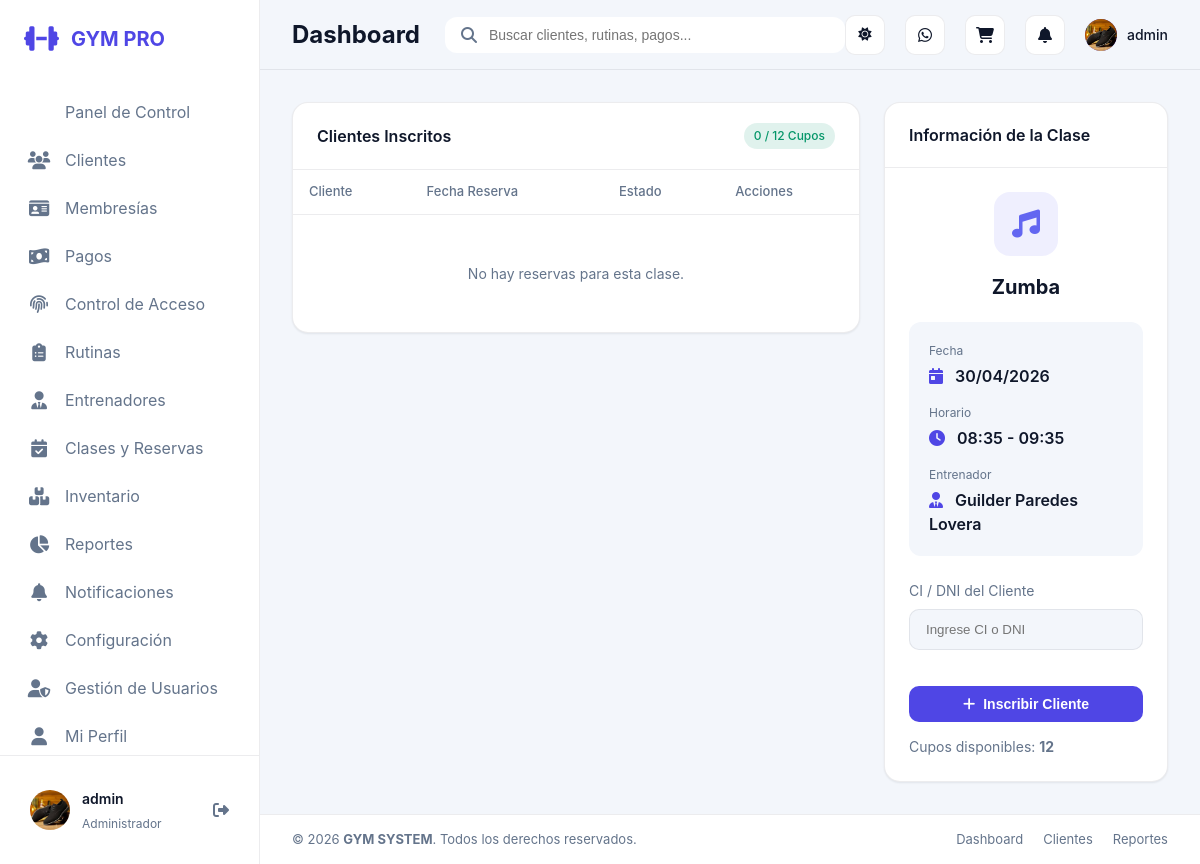
The page /reservas/clase/1/ (signed in) on the database as committed earlier.
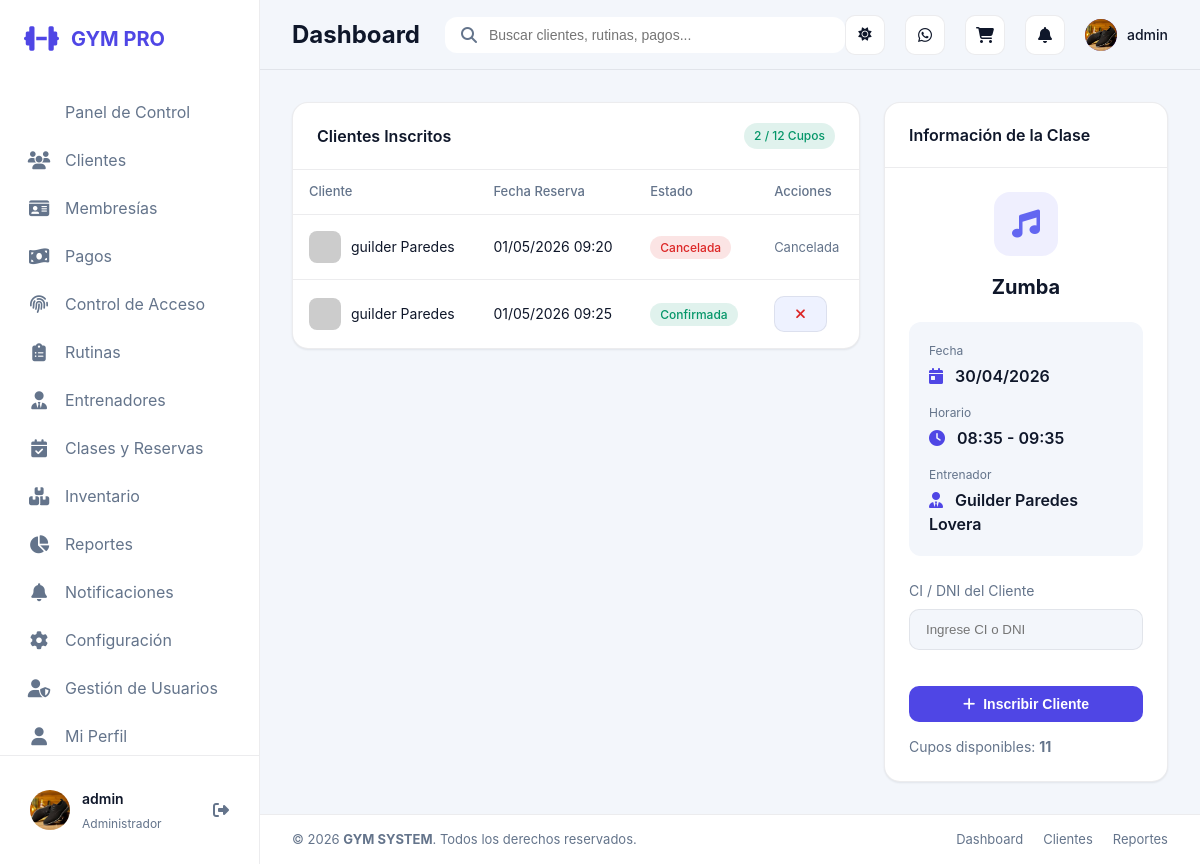
The same page on the database as committed later.
### apps/reservations/models.py (models this page shows, shortened)
class ClassSchedule(models.Model):
    class_type = models.ForeignKey(ClassType, on_delete=models.CASCADE, related_name='schedules')
    date = models.DateField()
    start_time = models.TimeField()
    end_time = models.TimeField()
    capacity = models.PositiveIntegerField(default=12)
    trainer = models.ForeignKey(Trainer, on_delete=models.SET_NULL, null=True, blank=True, related_name='classes')
    notes = models.TextField(blank=True)
    @property
    def available_spots(self):
        return self.capacity - self.reservations.filter(confirmed=True).count()

class ClassType(models.Model):
    name = models.CharField(max_length=100, unique=True)
    description = models.TextField(blank=True)
    icon = models.CharField(max_length=50, blank=True, help_text="FontAwesome icon class")

class Reservation(models.Model):
    client = models.ForeignKey(Client, on_delete=models.CASCADE, related_name='reservations')
    schedule = models.ForeignKey(ClassSchedule, on_delete=models.CASCADE, related_name='reservations')
    reserved_at = models.DateTimeField(auto_now_add=True)
    confirmed = models.BooleanField(default=True)

### apps/trainers/models.py (models this page shows, shortened)
class Trainer(models.Model):
    full_name = models.CharField(max_length=140)
    specialty = models.CharField(max_length=120, blank=True)
    phone = models.CharField(max_length=40, blank=True)
    email = models.EmailField(blank=True)
    profile_photo = models.ImageField(upload_to='trainers/', blank=True, null=True)
    active = models.BooleanField(default=True)
    bio = models.TextField(blank=True)

### apps/clients/models.py (models this page shows, shortened)
class Client(models.Model):
    first_name = models.CharField(max_length=120)
    last_name = models.CharField(max_length=120)
    ci = models.CharField(max_length=40, unique=True)
    phone = models.CharField(max_length=40)
    email = models.EmailField(blank=True)
    profile_photo = models.ImageField(upload_to='clientes/', blank=True, null=True)
    join_date = models.DateField(default=timezone.now)
    is_active = models.BooleanField(default=True)
    height_cm = models.DecimalField(max_digits=5, decimal_places=2, blank=True, null=True)
    weight_kg = models.DecimalField(max_digits=5, decimal_places=2, blank=True, null=True)
    trainer = models.ForeignKey(Trainer, on_delete=models.SET_NULL, blank=True, null=True, related_name='clients')
    notes = models.TextField(blank=True)
    @property
    def full_name(self):
        return f'{self.first_name} {self.last_name}'

### apps/reservations/views.py (the view, shortened to what this page needs)
# urls.py: path('clase/<int:class_id>/', views.class_detail, name='class_detail'),
@role_required(UserProfile.ROLE_ADMIN, UserProfile.ROLE_RECEPTION, UserProfile.ROLE_TRAINER)
def class_detail(request, class_id):
    classes = ClassSchedule.objects.all()
    if get_user_role(request.user) == UserProfile.ROLE_TRAINER:
        classes = classes.filter(trainer=get_linked_trainer(request.user))
    class_schedule = get_object_or_404(classes, id=class_id)
    reservations = class_schedule.reservations.all()
    context = {'class': class_schedule, 'reservations': reservations}
    return render(request, 'reservations/class_detail.html', context)

### apps/core/models.py (called while the page is built)
    @property
    def role_label(self):
        return self.get_role_display()

### apps/core/permissions.py (called while the page is built)
def get_user_profile(user):
    if not user or not user.is_authenticated:
        return None
    default_role = UserProfile.ROLE_ADMIN if user.is_superuser else UserProfile.ROLE_RECEPTION
    profile, _ = UserProfile.objects.get_or_create(
        user=user,
        defaults={'role': default_role},
    )
    if user.is_superuser and profile.role != UserProfile.ROLE_ADMIN:
        profile.role = UserProfile.ROLE_ADMIN
        profile.save(update_fields=['role'])
    return profile

def get_user_role(user):
    if not user or not user.is_authenticated:
        return None
    if user.is_superuser:
        return UserProfile.ROLE_ADMIN
    profile = get_user_profile(user)
    return profile.role if profile else None

def get_role_label(role):
    return ROLE_LABELS.get(role, 'Sin rol')

def get_linked_client(user):
    profile = get_user_profile(user)
    return profile.client if profile else None

def get_linked_trainer(user):
    profile = get_user_profile(user)
    return profile.trainer if profile else None

def has_role(user, *allowed_roles):
    role = get_user_role(user)
    return role in allowed_roles

### templates/reservations/class_detail.html (shortened to what the changed rows need)
{% extends 'base.html' %}
{% block content %}
<div class="dashboard-grid">
    <div class="grid-left">
        <div class="card">
            <div class="card-header">
                <h3 class="card-title">Clientes Inscritos</h3>
                <span class="badge-status status-active">{{ reservations.count }} / {{ class.capacity }} Cupos</span>
            </div>
            <div class="card-body" style="padding: 0;">
                <div class="table-container">
                    <table>
                        <thead>
                            <tr>
                                <th>Cliente</th>
                                <th>Fecha Reserva</th>
                                <th>Estado</th>
                                <th>Acciones</th>
                            </tr>
                        </thead>
                        <tbody>
                            {% for res in reservations %}
                            <tr>
                                <td>
                                    <div style="display: flex; align-items: center; gap: 10px;">
                                        <img src="https://ui-avatars.com/api/?name={{ res.client.full_name }}&background=random" style="width: 32px; height: 32px; border-radius: 8px;">
                                        <span>{{ res.client.full_name }}</span>
                                    </div>
                                </td>
                                <td>{{ res.reserved_at|date:"d/m/Y H:i" }}</td>
                                <td>
                                    {% if res.confirmed %}
                                    <span class="badge-status status-active">Confirmada</span>
                                    {% else %}
                                    <span class="badge-status status-expired">Cancelada</span>
                                    {% endif %}
                                </td>
                                <td>
                                    {% if res.confirmed %}
                                    <form method="POST" action="" style="display: inline-block;">
                                        <button type="submit" class="btn btn-secondary btn-sm" style="color: var(--color-danger);">
                                            <i class="fas fa-times"></i>
                                        </button>
                                    </form>
                                    {% else %}
                                    <span style="color: var(--text-muted); font-size: 13px;">Cancelada</span>
                                    {% endif %}
                                </td>
                            </tr>
                            {% empty %}
                            <tr>
                                <td colspan="4" style="text-align: center; padding: 48px; color: var(--text-muted);">No hay reservas para esta clase.</td>
                            </tr>
                            {% endfor %}
                        </tbody>
                    </table>
                </div>
            </div>
        </div>
    </div>
    <div class="grid-right">
        <div class="card">
            <div class="card-body">
                <div style="margin-bottom: 20px; text-align: center;">
                    <div style="width: 64px; height: 64px; border-radius: 16px; background: rgba(99, 102, 241, 0.1); color: #6366f1; display: flex; align-items: center; justify-content: center; font-size: 28px; margin: 0 auto 16px;">
                        <i class="fas fa-{% if 'Spinning' in class.class_type.name %}bicycle{% elif 'Zumba' in class.class_type.name %}music{% else %}dumbbell{% endif %}"></i>
                    </div>
                    <h4 style="font-size: 20px;">{{ class.class_type.name }}</h4>
                </div>
                <div style="display: grid; gap: 16px; background: var(--bg-body); padding: 20px; border-radius: 12px;">
                    <div>
                        <span style="display: block; font-size: 12px; color: var(--text-muted); margin-bottom: 4px;">Fecha</span>
                        <span style="font-weight: 600;"><i class="fas fa-calendar-day" style="margin-right: 8px; color: var(--color-primary);"></i> {{ class.date|date:"d/m/Y" }}</span>
                    </div>
                    <div>
                        <span style="display: block; font-size: 12px; color: var(--text-muted); margin-bottom: 4px;">Horario</span>
                        <span style="font-weight: 600;"><i class="fas fa-clock" style="margin-right: 8px; color: var(--color-primary);"></i> {{ class.start_time|time:"H:i" }} - {{ class.end_time|time:"H:i" }}</span>
                    </div>
                    <div>
                        <span style="display: block; font-size: 12px; color: var(--text-muted); margin-bottom: 4px;">Entrenador</span>
                        <span style="font-weight: 600;"><i class="fas fa-user-tie" style="margin-right: 8px; color: var(--color-primary);"></i> {{ class.trainer.full_name|default:"Por asignar" }}</span>
                    </div>
                </div>
                <div style="margin-top: 24px;">
                    <form method="POST" action="" style="display: grid; gap: 16px;">
                        <div class="form-group">
                            <label for="ci">CI / DNI del Cliente</label>
                            <input type="text" id="ci" name="ci" class="form-control" placeholder="Ingrese CI o DNI" required {% if class.available_spots <= 0 %}disabled{% endif %}>
                        </div>
                    </form>
                    <div style="margin-top: 14px; color: var(--text-muted); font-size: 14px;">
                        Cupos disponibles: <strong>{{ class.available_spots }}</strong>
                    </div>
                </div>
            </div>
        </div>
    </div>
</div>
{% endblock %}

Rows that differ between the two databases and show on the page:
computed for ClassSchedule "Zumba": count "0" → "2"; available_spots "12" → "11"
added Reservation: client.full_name "guilder Paredes", reserved_at "01/05/2026 09:20", confirmed "Cancelada"
added Reservation: client.full_name "guilder Paredes", reserved_at "01/05/2026 09:25", confirmed "Confirmada"
Other text that changed with them:
text no longer shown: "No hay reservas para esta clase."
